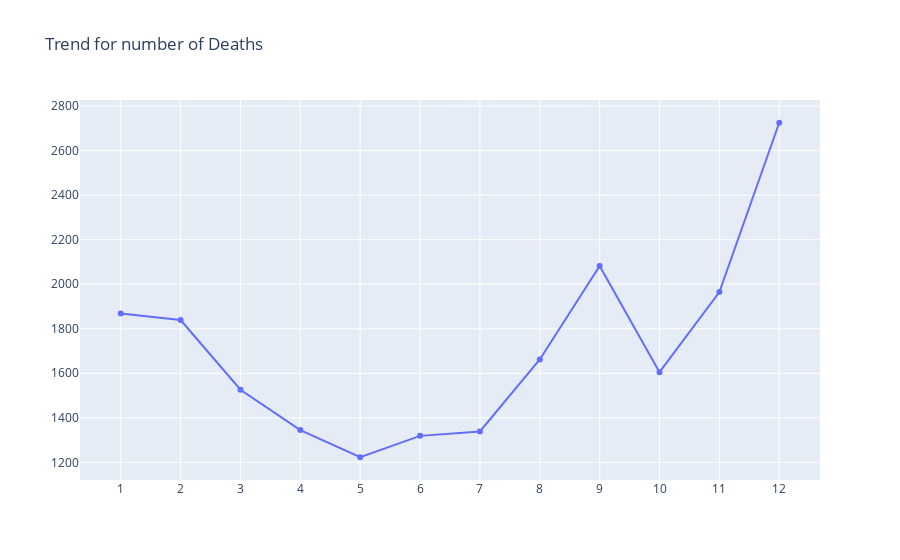

Notebook cell for this chart:
### Markdown cell above
It doesn't tell us anything special about Shaban.

### Code cell
v_counts_index, v_counts_values= zip(*sorted(zip(df.DOD_m.value_counts().index, df.DOD_m.value_counts().values)))
trace1 = go.Scatter(x=v_counts_index, y=v_counts_values,
                mode='lines+markers')

layout = go.Layout(
    title= "Trend for number of Deaths",
    xaxis = go.layout.XAxis(
        tickmode = 'linear'
    ))
fig = go.Figure(data=[trace1], layout=layout)
    

fig.show()

### Figure 1 — Plotly figure (JSON) as saved in the notebook; plotly's stock layout.template omitted (floating-point values rounded to 4 significant figures)
{"data": [{"mode": "lines+markers", "type": "scatter", "x": [1, 2, 3, 4, 5, 6, 7, 8, 9, 10, 11, 12], "y": [1868, 1839, 1526, 1345, 1223, 1319, 1339, 1662, 2082, 1605, 1965, 2725]}], "layout": {"title": {"text": "Trend for number of Deaths"}, "xaxis": {"tickmode": "linear"}}}
